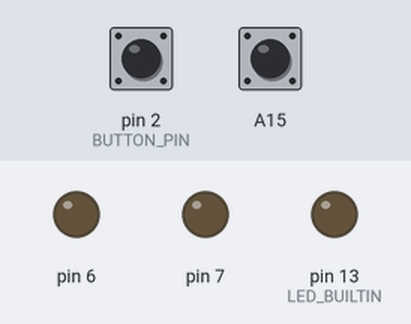
A sketch run on a simulated Arduino Mega 2560, built with avr-gcc and run on an emulated ATmega2560. Parts: output pins drawn as LEDs (lit = HIGH). The test bench sets the inputs (shaded band); at power-on: pin 2 (BUTTON_PIN) HIGH, A15 HIGH.

Above: at 1.2 s.
1.3 s: pin 2 (BUTTON_PIN) pulled LOW for 0.15 s
At 1.9 s:
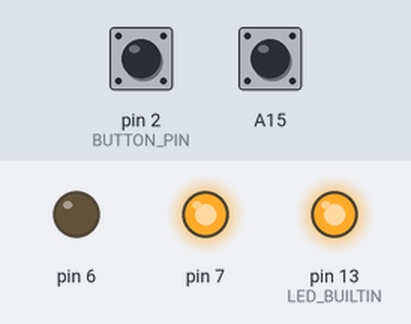
3.0 s: A15 pulled LOW for 1 s
At 5.2 s:
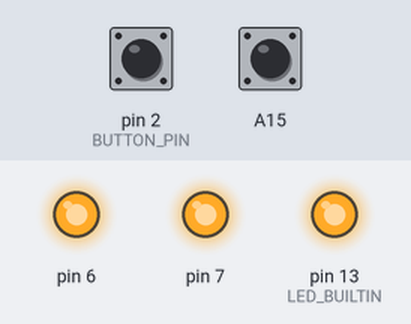
5.5 s: pin 2 (BUTTON_PIN) pulled LOW for 1 s
At 6.3 s:
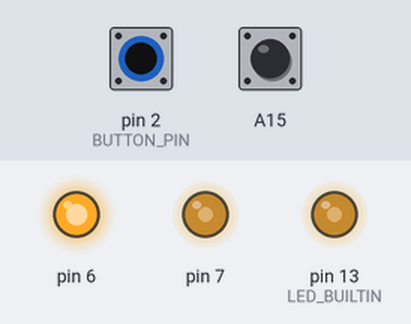
8.0 s: pin 2 (BUTTON_PIN) pulled LOW for 0.15 s
At 9.4 s:
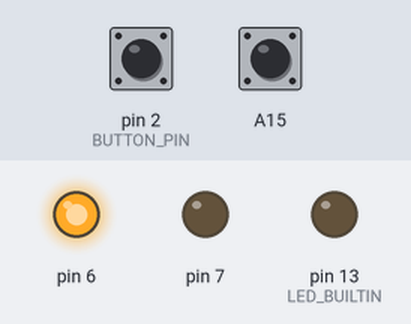
9.7 s: A15 pulled LOW for 0.15 s
At 9.8 s:
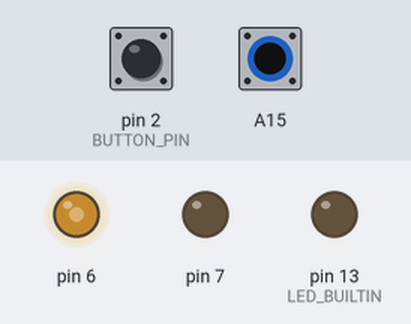
11.4 s: A15 pulled LOW for 0.15 s
At 11.9 s:
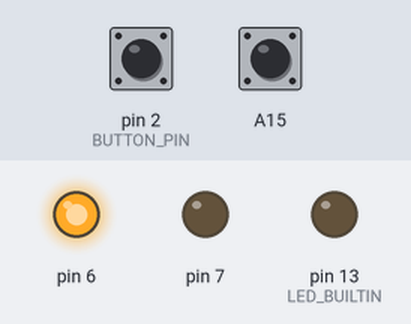
Timing chart, 0 to 14.1 s (numbered marks = the images above; inputs shaded):
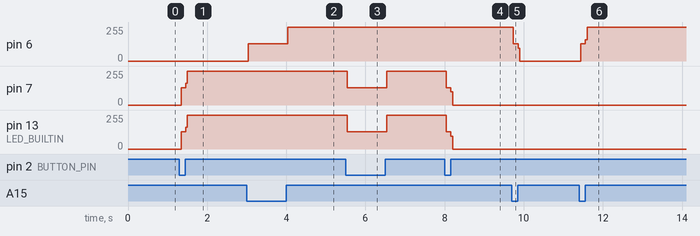

Measured:
- after the input at 1.3 s, pin 7: 0/255 → 131/255 at once, → 255/255 0.12 s later; pin 13 (LED_BUILTIN): 0/255 → 130/255 at once, → 255/255 0.12 s later
- after the input at 3.0 s, pin 6: 0/255 → 128/255 at once, → 255/255 1.0 s later
- after the input at 5.5 s, pin 7: 255/255 → 130/255 at once, → 255/255 1.0 s later; pin 13 (LED_BUILTIN): 255/255 → 129/255 at once, → 255/255 1.0 s later
- after the input at 8.0 s, pin 7: 255/255 → 131/255 at once, → 0/255 0.12 s later; pin 13 (LED_BUILTIN): 255/255 → 130/255 at once, → 0/255 0.12 s later
- after the input at 9.7 s, pin 6: 255/255 → 128/255 at once, → 0/255 0.12 s later
- after the input at 11.4 s, pin 6: 0/255 → 128/255 at once, → 255/255 0.12 s later

The sketch:

SW_Bacis.ino
```cpp
/*
SW 594 project
*/

#define BUTTON_PIN 2
//#define LED_STATUS 0
int LED_STATUS = 0;
int LED_STATUS_2 = 0;

// the setup function runs once when you press reset or power the board
void setup() {
  // initialize digital pin LED_BUILTIN as an output.
  pinMode(LED_BUILTIN, OUTPUT);
  pinMode(BUTTON_PIN, INPUT_PULLUP);
  pinMode(6, OUTPUT);
  pinMode(7, OUTPUT);
  pinMode(A15, INPUT_PULLUP);
  //int LED_STATUS = 0;
}

// the loop function runs over and over again forever
void loop() {

  if (digitalRead(A15) == LOW) {
    switch (LED_STATUS_2) {
      case 0:
        digitalWrite(6,HIGH);
        LED_STATUS_2 = 1;
        break;

      case 1:
        digitalWrite(6, LOW);
        LED_STATUS_2 = 0;
        break;

      default:
        LED_STATUS_2 =0;
    }
  }
  if (digitalRead(BUTTON_PIN) == LOW) {
    //delay(50);

    switch (LED_STATUS) {
      case 0:
        digitalWrite(LED_BUILTIN, HIGH);
        digitalWrite(7,HIGH);
        LED_STATUS = 1;
        break;
      case 1:
        digitalWrite(LED_BUILTIN, LOW);
        LED_STATUS = 0;
        digitalWrite(7, LOW);
        break;
      default:
        LED_STATUS = 0;
    }
      //if (digitalRead(LED_BUILTIN) == HIGH) {
      ///  digitalWrite(LED_BUILTIN, LOW);
     // }

      ////if (digitalRead(LED_BUILTIN) == LOW) {
     ///   digitalWrite(LED_BUILTIN, HIGH);
     // }

  }
  //digitalWrite(LED_BUILTIN, HIGH);  // turn the LED on (HIGH is the voltage level)
  //delay(1000);                      // wait for a second
  //digitalWrite(LED_BUILTIN, LOW);   // turn the LED off by making the voltage LOW
  //delay(1000);                      // wait for a second
}
```
